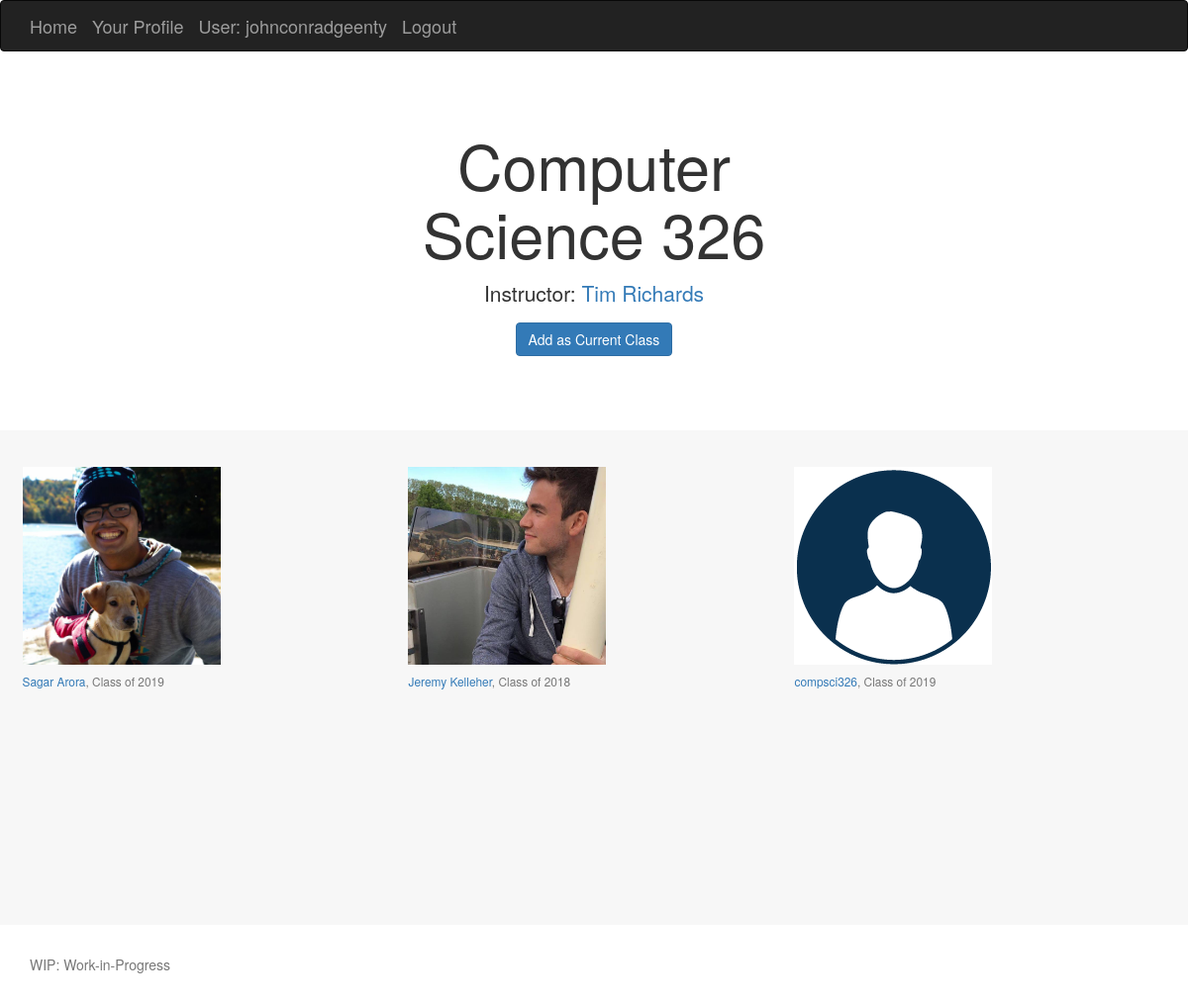
/Tibl/classpage/5 (signed in), run on the app's committed database.
### Tibl/models.py (models this page shows, shortened)
class Department(models.Model):
	name = models.CharField(max_length=60)
	abbreviation = models.CharField(max_length=10)
	def __str__(self):
		return self.name

class Course(models.Model):
	department = models.ForeignKey('Department', on_delete=models.SET_NULL, null=True)
	name = models.CharField(max_length=200, null=True)
	number = models.CharField(max_length=10)

class Teacher(models.Model):
	full_name = models.CharField(max_length=60)
	department = models.ForeignKey('Department', on_delete=models.SET_NULL, null=True)
	profile_picture = models.ImageField(upload_to="profile_pictures")

class Student(models.Model):
	full_name = models.CharField(max_length=60)
	grad_year = models.IntegerField()
	profile_picture = models.ImageField(upload_to="profile_pictures")
	user = models.OneToOneField(User, on_delete=models.SET_NULL, null=True)

### Tibl/views.py (the view)
# urls.py: path('classpage/<int:num_>', views.classpage, name='class'),
def classpage(request, num_):
    section = Section.objects.get(id=num_)
    year = section.year
    season = section.season
    teachers_list = section.teachers.all()
    course = section.course
    course_name = course.name
    course_number = course.number
    course_department = course.department
    students_list = section.students.all()
    return render(
        request,
        'classpage.html',
        context={'students':students_list,
                 'year':year,
                 'season':season,
                 'teachers':teachers_list,
                 'name':course_name,
                 'department':course_department,
                 'number':course_number }
    )

### Tibl/templates/classpage.html (shortened to what this page needs)
{% extends "base_generic.html" %}
{% block content %}
{% load static %}
  <link rel="stylesheet" href="{% static 'css/classpage.css' %}">
  <body>
    <section class="jumbotron text-center">
      <div class="container">
        <h1 class="jumbotron-heading">{{ department }} {{ number }}</h1>
        {% for teacher in teachers %}
        <p>Instructor: <a href="#">{{ teacher.full_name }}</a></p>
        {% endfor %}
        <div class="col-md-12">
          <div class="form-group border border-dark">
        <form action="{% url 'register_section_current' number %}" method="POST">
          <input type="submit" class="btn btn-primary" value="Add as Current Class">
        </form>
      </div>
    </div>
      </div>
    </section>
    <div class="album text-muted">
      <div class="container">
        <div class="row">
          {% for student in students %}
          <div class="card">
              <img src="{% static student.profile_picture.url  %}" alt="pic1">
            <p class="card-text"><a href="{% url 'friendprofile' student.id %}">{{ student.full_name }}</a>, Class of {{ student.grad_year }}</p>
          </div>
          {% endfor %}
        </div>
      </div>
    </div>
{% endblock %}

### Tibl/templates/base_generic.html (shortened to what this page needs)
<!DOCTYPE html>
<html lang="en">
  {% load static %}
<head>
  <link href="{% static 'css/bootstrap.min.css' %}" rel="stylesheet">
</head>
<body>
  <div class="navbar navbar-inverse bg-inverse">
    <div class="container d-flex justify-content-between">
      <a href="/" class="navbar-brand">Home</a>
      <a href="{% url 'myprofile'%}" class="navbar-brand">Your Profile</a>
      {% if user.is_authenticated %}
      <a href="#" class="navbar-brand">User: {{ user.get_username }}</a>
     <a href="{% url 'logout'%}?next={{request.path}}" class="navbar-brand">Logout</a>
   {% else %}
     <a href="{% url 'login'%}?next={{request.path}}" class="navbar-brand">Login</a>
   {% endif %}
    </div>
  </div>
  {% block content %}
  {% endblock %}
  <footer class="text-muted col-md-12">
    <div class="container">
      <p>WIP: Work-in-Progress</p>
    </div>
  </footer>
</body>
</html>

### Tibl/static/css/classpage.css (style rules this page uses)
body { min-height: 50rem; }
.navbar { margin-bottom: 0; }
.jumbotron { padding-top: 6rem; padding-bottom: 6rem; margin-bottom: 0; background-color: #fff; }
.jumbotron-heading { font-weight: 300; }
.jumbotron .container { max-width: 50rem; }
.album { min-height: 50rem; padding-top: 3rem; padding-bottom: 3rem; background-color: #f7f7f7; }
.card { float: left; width: 33.333%; padding: .75rem; margin-bottom: 2rem; border: 0; }
.card > img { margin-bottom: .75rem; height:200px; }
.card-text { font-size: 85%; }
footer { padding-top: 3rem; padding-bottom: 3rem; }
footer p { margin-bottom: .25rem; }

### data on the page
Department: name "Computer Science"
Course: number "326"
Teacher: full_name "Tim Richards"
Student: profile_picture (picture), full_name "Sagar Arora", grad_year "2019"
Student: profile_picture (picture), full_name "Jeremy Kelleher", grad_year "2018"
Student: profile_picture (picture), full_name "compsci326", grad_year "2019"

### other printed values
{{ user.get_username }} "johnconradgeenty"
